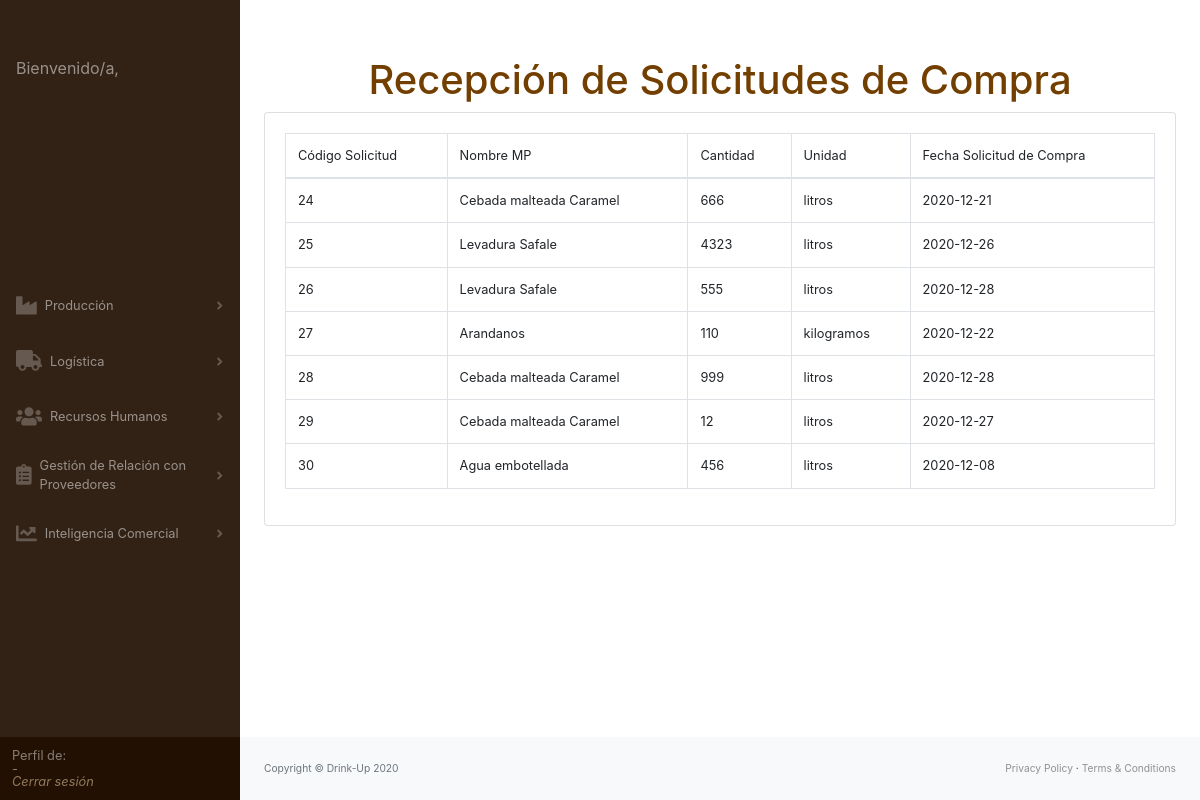
The page /grpRecepSolCompra.php on the database its author committed.
### tables this page shows
CREATE TABLE `logsolcompra` (
  `idPersonal` int(11) NOT NULL,
  `codSolC` int(11) NOT NULL,
  `codMP` int(2) NOT NULL,
  `Cantidad` float NOT NULL,
  `Unidad` varchar(25) NOT NULL,
  `f_solicitudc` date NOT NULL
);

CREATE TABLE `loginput` (
  `codMP` int(11) NOT NULL,
  `nomMP` varchar(30) NOT NULL,
  `Unidad` varchar(25) NOT NULL,
  `Marca` varchar(35) NOT NULL,
  `T_ref` float NOT NULL
);

### grpRecepSolCompra.php (the view, shortened to what this page needs)
<!DOCTYPE html>
<html lang="en">
<head>
    <link rel="stylesheet" href="css/styles.css">
    <link href="https://cdn.datatables.net/1.10.20/css/dataTables.bootstrap4.min.css" rel="stylesheet" />
</head>
<body class="sb-nav-fixed">
    <div id="layoutSidenav">
        <?php include("lateralBar.php") ?>
        <div id="layoutSidenav_content">
            <main>
                <div class="container-fluid">
                    <center>
                        <h1>Recepción de Solicitudes de Compra</h1>
                        <div class="card mb-4">
                            <div class="card-body">
                                <div class="table-responsive">
                                    <?php
                                        $conexion = mysqli_connect("localhost","root","","bd_erp");
                                        $sentencia = "SELECT SC.codSolC, LI.nomMP, SC.Cantidad, SC.Unidad, SC.f_solicitudc
                                                        FROM
                                                        logsolcompra SC
                                                        LEFT JOIN
                                                        loginput LI
                                                        ON
                                                        LI.codMP = SC.codMP;";
                                        $resultado = mysqli_query($conexion,$sentencia);
                                        $numFilas = mysqli_num_rows($resultado);
                                        echo "<table class='table table-bordered' id='dataTable' width='100%' cellspacing='0'>";
                                        echo "<thead>";
                                        echo "<tr>";
                                        echo "<td>Código Solicitud</td>";
                                        echo "<td>Nombre MP</td>";
                                        echo "<td>Cantidad</td>";
                                        echo "<td>Unidad</td>";
                                        echo "<td>Fecha Solicitud de Compra</td>";
                                        echo "</tr>";
                                        echo "</thead>";
                                        echo "<tbody>";
                                        $i = 1;
                                        while ($i <= $numFilas){
                                            $registro = mysqli_fetch_row($resultado);
                                            echo "<tr>";
                                            echo "<td>",$registro[0],"</td>";
                                            echo "<td>",$registro[1],"</td>";
                                            echo "<td>",$registro[2],"</td>";
                                            echo "<td>",$registro[3],"</td>";
                                            echo "<td>",$registro[4],"</td>";
                                            echo "</tr>";
                                            $i = $i + 1;
                                        }
                                        echo "</tbody>";
                                        echo "</table>";
                                    ?>
                                </div>
                            </div>
                        </div>
                    </center>
                </div>
            </main>
            <footer class="py-4 bg-light mt-auto">
                <div class="container-fluid">
                    <div class="d-flex align-items-center justify-content-between small">
                        <div class="text-muted">Copyright &copy; Drink-Up 2020</div>
                        <div>
                            <a href="#">Privacy Policy</a>
                            &middot;
                            <a href="#">Terms &amp; Conditions</a>
                        </div>
                    </div>
                </div>
            </footer>
        </div>
</body>
</html>

### rows shown on the page
logsolcompra: codSolC "24", loginput.nomMP "Cebada malteada Caramel", Cantidad "666", Unidad "litros", f_solicitudc "2020-12-21"
logsolcompra: codSolC "25", loginput.nomMP "Levadura Safale", Cantidad "4323", Unidad "litros", f_solicitudc "2020-12-26"
logsolcompra: codSolC "26", loginput.nomMP "Levadura Safale", Cantidad "555", Unidad "litros", f_solicitudc "2020-12-28"
logsolcompra: codSolC "27", loginput.nomMP "Arandanos", Cantidad "110", Unidad "kilogramos", f_solicitudc "2020-12-22"
logsolcompra: codSolC "28", loginput.nomMP "Cebada malteada Caramel", Cantidad "999", Unidad "litros", f_solicitudc "2020-12-28"
logsolcompra: codSolC "29", loginput.nomMP "Cebada malteada Caramel", Cantidad "12", Unidad "litros", f_solicitudc "2020-12-27"
logsolcompra: codSolC "30", loginput.nomMP "Agua embotellada", Cantidad "456", Unidad "litros", f_solicitudc "2020-12-08"
